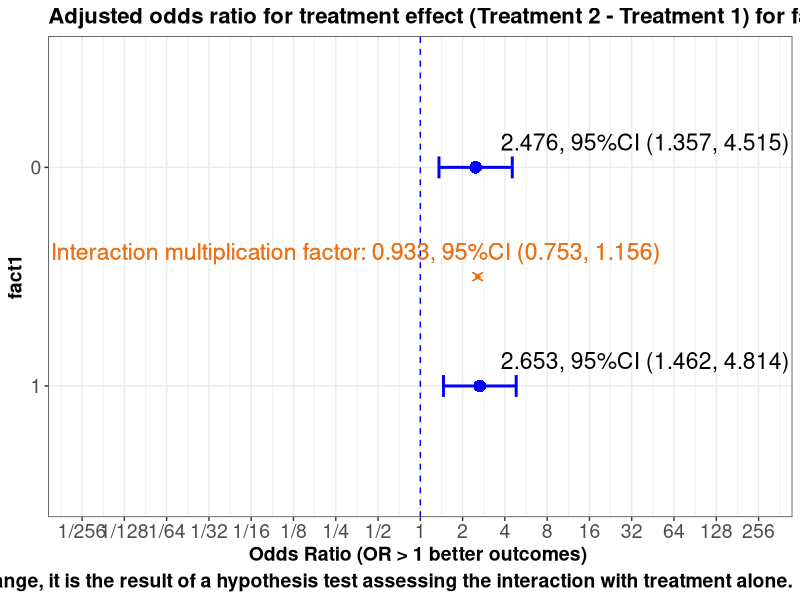
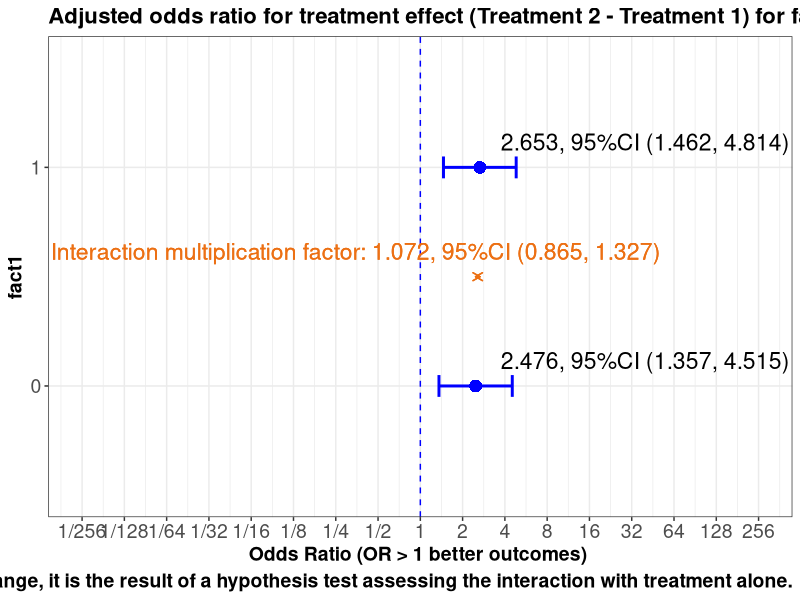
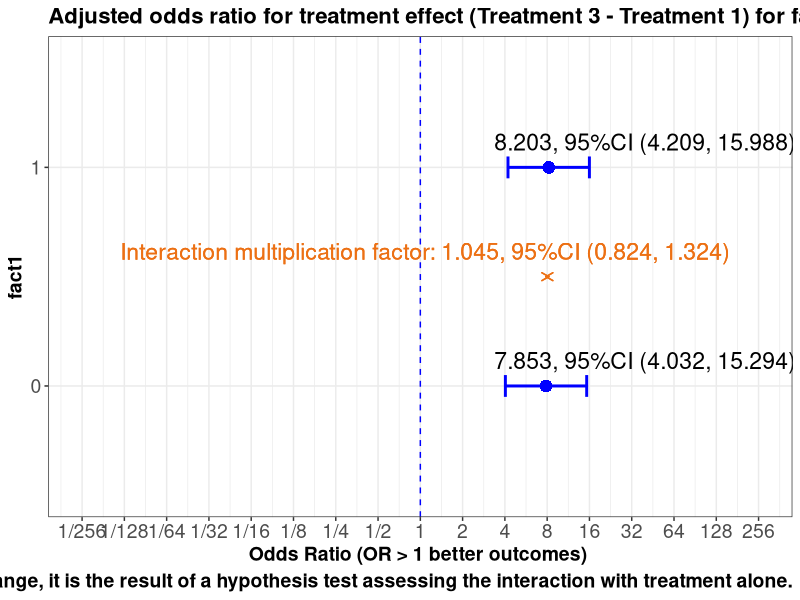
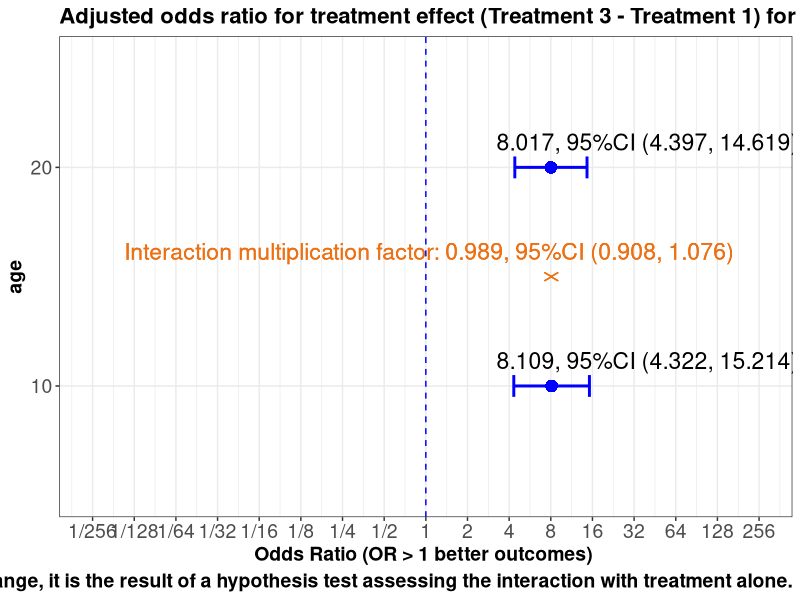
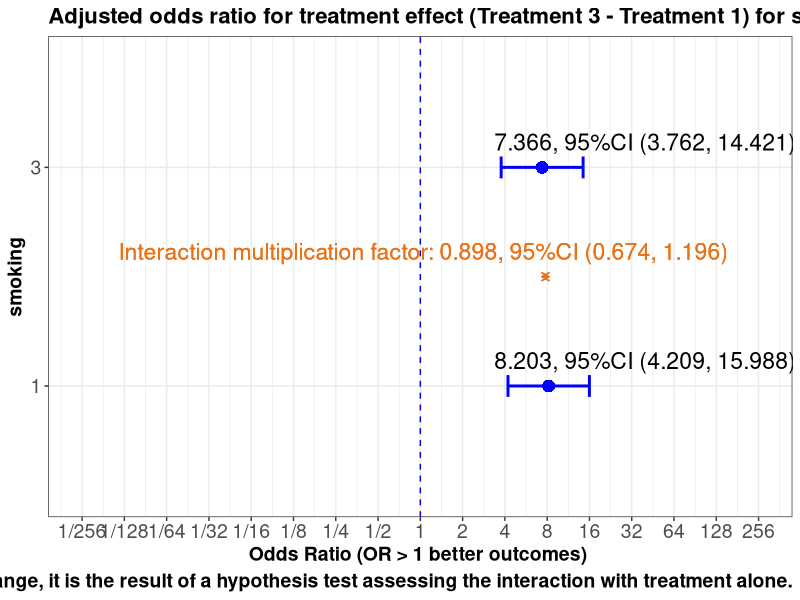

These charts were generated, in order, by the following R code:

# plotting interactions alot of code.
# we have defaulted to truth as no interaction 
# need to add adjusted for information to graph.

rm(list=ls())
set.seed(1234)
library(rms)          # automatically engages rms(Hmisc)
library(tidyverse)
library(reshape)
library(rms)
library(ggplot2)
require(gridExtra)


## convenience functions
p0 <- function(x) {formatC(x, format="f", digits=1)}
p1 <- function(x) {formatC(x, format="f", digits=1)}
p2 <- function(x) {formatC(x, format="f", digits=2)}
p3 <- function(x) {formatC(x, format="f", digits=3)}
p4 <- function(x) {formatC(x, format="f", digits=4)}
p5 <- function(x) {formatC(x, format="f", digits=5)}

logit <-     function(p) log(1/(1/p-1))
expit <-     function(x) 1/(1/exp(x) + 1)
inv_logit <- function(logit) exp(logit) / (1 + exp(logit))
is.even <-   function(x){ x %% 2 == 0 }                       # function to id. odd maybe useful
options(width=200)


#Simulate logistic regression and focus on one factor's interaction with treatment and how we should present the results

# select the design to simulate!!!!!!!!
Design = "Treatment interacts with all variables" 
Design = "Treatment interacts with smoking only" 
Design = "No-interaction logit-additive model"

# coefficients on log odds scale

intercept <- -3
n=10000
v1 = 1 
v2 = 1/(65-18)
v3 = 0.4
v4 = 0
v5 = 1/3
v6 = -.5/10
v7 = 0.25/30
v8 = -.1/10
v9 = -1/50
v10 = log(2) ################!!!  OR2
v11 = -log(1)
v12 = log(0.5)

#~~~~~~~~~~~~~~~~~~~~~~~~~~~~~~~~~~~~~~~~~~~~~~~~~~~~~~~~~~~~~~~~~~~~~~~~~~~~~~~~~
randomi <- runif(n)    # this determines Y=1 later, 
#~~~~~~~~~~~~~~~~~~~~~~~~~~~~~~~~~~~~~~~~~~~~~~~~~~~~~~~~~~~~~~~~~~~~~~~~~~~~~~~~~

trt.coef       <-  v1     # log odds ratio so 1 -> 2.718, so 1 is LARGE
age.coef       <-  v2     # log odds of 1 over the age range
smoke.coef     <-  v3     # this is odds of 1.5
bmi.coef       <-  v4     # this is an odds of 1..50:50
covar3.coef    <-  v5     # log odds 1 over range of 3
covar1.coef    <-  v6     # log odds -.05 per unit change
vas.coef       <-  v7     # log odds .008 per unit change. log odds .25 over 30 units odds 1.27
time.coef      <-  v8     # log odds -.01 per year, log odds -.1 over 10 years or odds .90
covar2.coef    <-  v9     # log odds 0.02 per unit, log odds 1 over 50 units or odds 2.7
fact1.coef     <-  v10    # log odds 0.693 per change in binary, or odds of 2   !!!!!!!!!!!!!!!
binary2.coef   <-  v11    # log odds 0 per change in binary, or odds of 1  
sex.coef       <-  v12    # log odds -0.693 per change in binary, or odds of .5  

# made up data structure 
trt      <- sample(1:3,   n, replace=TRUE)      # trt 3 levels
age      <- sample(18:65, n, replace=TRUE)      # continuous
bmi      <- sample(1:3,   n, replace=TRUE)      # assume 3 equal groups
smoking  <- sample(1:3,   n, replace=TRUE)      # categorical assume 3 equal groups
covar3   <- round(runif(n,0,3),2)
covar1   <- round(runif(n,0,10),2)
vas      <- sample(1:30, n, replace=TRUE)
time     <- round(runif(n,0,10),2)              # years
covar2   <- sample(1:50, n, replace=TRUE)
fact1    <- sample(0:1,  n, replace=TRUE)
binary2  <- sample(0:1,  n, replace=TRUE)
sex      <- sample(0:1,  n, replace=TRUE)


# Linear predictor



#~~~~~~~~~~~~~~~~~~~~~~~~~~~~~~~~~~~~~~~~~~~~~~~~~~~~~~~~~~~~~~~~~~~~~~~~~~~~~~~~~~~~~~~~~~~~~~~~~~~~~~~~~~~~~~~~~~~~~~~~~~~~linear predictor
if ( ( Design) == "Treatment interacts with all variables" )  {
  
  lp = intercept + trt*trt.coef*(smoking*smoke.coef   +   age*age.coef  + bmi*bmi.coef   + covar3*covar3.coef +
                                   covar1*covar1.coef +   vas*vas.coef  + time*time.coef + covar2*covar2.coef +
                                   fact1*fact1.coef   +
                                   binary2*binary2.coef + sex*sex.coef) 
  
  
}   else if ( ( Design ) == "Treatment interacts with smoking only" ) {    
  
  # truth  only smoking interacts  with trt
  lp = intercept + (trt*trt.coef*smoking*smoke.coef)   +   age*age.coef   + bmi*bmi.coef + covar3*covar3.coef +
    covar1*covar1.coef  + vas*vas.coef   + time*time.coef + covar2*covar2.coef + fact1*fact1.coef +
    binary2*binary2.coef + sex*sex.coef
  
  
}   else if ( ( Design) == "No-interaction logit-additive model" ) {  
  
  # truth no interactions
  lp = intercept + trt*trt.coef + smoking*smoke.coef + age*age.coef  + bmi*bmi.coef  + covar3*covar3.coef  +
    covar1*covar1.coef + vas*vas.coef  + time*time.coef + covar2*covar2.coef + fact1*fact1.coef +
    binary2*binary2.coef + sex*sex.coef
}

y <- ifelse(randomi < plogis(lp), 1, 0)   # one liner  randomi object is necessary for R shiny only



# Dataset creation Stick the linear predictor and covariates together


datx <- data.frame(cbind(y,  trt ,smoking,  age, covar3, covar1, vas, time, covar2, fact1, binary2, sex, bmi))

da <-  datx 

da$trt <-     factor(da$trt)
da$smoking <- factor(da$smoking)
da$fact1 <-   factor(da$fact1)
da$binary2 <- factor(da$binary2)
da$sex <-     factor(da$sex)
da$bmi <-     factor(da$bmi)

# labels for forest plots
label(da$age)                <- 'Age'                       
label(da$trt)                <- 'Treatment'
label(da$bmi)                <- 'Body Mass Index'
label(da$smoking)            <- 'Smoking'
label(da$covar3)             <- 'Biomarker'
label(da$covar1)             <- 'Blood score'
label(da$vas)                <- 'Visual analogue score'
label(da$time)               <- 'Time since diagnosis'
label(da$covar2)             <- 'Fitness score'
label(da$fact1)              <- "History"
label(da$binary2)            <- "Employed"
label(da$sex)                <- 'Sex'

dd <<- datadist(da)
options(datadist="dd")

# Regression Run logistic regression

A<-lrm(y~   trt * (smoking  + age  + bmi + covar3 + covar1 + vas + time + covar2 + fact1 + binary2 +sex),da, y=TRUE ,x=TRUE)  # all interact with trt
B<-lrm(y~  (trt *  smoking) + age  + bmi + covar3 + covar1 + vas + time + covar2 + fact1 + binary2 +sex, da, y=TRUE, x=TRUE)  # smoking * trt only
C<-lrm(y~   trt +  smoking  + age +  bmi + covar3 + covar1 + vas + time + covar2 + fact1 + binary2 +sex, da, y=TRUE, x=TRUE)  # main effect




## treatment effects # relvel or use contrast


v0. <-  1
v1. <-  40
v2. <-  1.3
v3. <-  5
v4. <-  17
v5. <-  4
v6. <-  20
v7. <-  0
v8. <-  0
v9. <-  0
v10. <- 1

## need trt levels

#i <- as.numeric(unlist(strsplit(input$tlevz,",")))

M <- 1
N <- 2


# need to enter the order of the infep factor levels 
#i <- as.numeric(unlist(strsplit(input$ilevz,",")))


M1 <- 0 
N1 <- 21



options(digits=6)

 
 
##################GOOD TO HERE#################################################

# inputs
# covariate settings of other variables
# levels of indep var
# trt levels of interest

v0. <- 1 # smoking
v1. <- 0 # age
v2. <- 0 # biomarker  
v3. <- 0 # blood      
v4. <- 0 # vas       
v5. <- 0 # time     
v6. <- 0 # fitness    
v7. <- 0 # history
v8. <- 0 # employed   
v9. <- 0 # sex  
v10. <- 1 # BMI       


#function to return contrast/double/anova p


































#~~~~~~~~~~~~~~~~~~~~~~~~~~~~~~~~~~~~~~~~~~~~~~~~~~~~~~~~~~~~~~~~~~~~~~~~~~~~~~~~~~~~~~~~~~~~~~~~
#~~~~~~~~~~~~~~~~~~~~~~~~~~~~~~~~~~~~~~~~~~~~~~~~~~~~~~~~~~~~~~~~~~~~~~~~~~~~~~~~~~~~~~~~~~~~~~~~
# function to get treatment effects for interactions, double diff and anova p value for 
# interaction chunk
# M and N are the treatment levels , 
# M1 and N1 are the independent variable levels

statz <- function( v="fact1", M=1,  N=2,   M1=0 , N1=1)  {
  
  
 if (v %in% "smoking") {
  
  #~~~~~~~~~~~~~~~~~~~~~~~~~~~~~~~~~~~~~~~~~~~~~~~~~~~~~~~~~~~~~~~~~~~~~~~~~~~~~~~~~~~~~~~~~~~~~~~~
  #~~~~~~~~~~~~~~~~~~~~~~~~~~~~~~~~~~~~~~~~~~~~~~~~~~~~~~~~~~~~~~~~~~~~~~~~~~~~~~~~~~~~~~~~~~~~~~~~
 
  k1 <- rms::contrast(A,
                      
                      list(fact1=v10.,
                           smoking=c(M1,N1), age=v1., covar3=v2., covar1=v3., vas=v4., time=v5.,
                           covar2=v6., binary2=v8., sex=v9., bmi=v10.,
                           trt=N),
                      
                      list(fact1=v10.,
                           smoking=c(M1,N1), age=v1., covar3=v2., covar1=v3., vas=v4., time=v5.,
                           covar2=v6.,  binary2=v8., sex=v9., bmi=v10.,
                           trt=M) 
  )
  
  
  double <- contrast(A, 
                     list(trt=N,  smoking=N1
                     ),
                     
                     list(trt=M,  smoking=N1 
                     ),
                     
                     list(trt=N,  smoking=M1
                     ),
                     
                     list(trt=M,  smoking=M1 
                     ), 
                     conf.int=.95)
  
  
  # lets get the interaction p-value
  x <- anova(A, india=FALSE )
  pv <- x[grep("* smoking", rownames(x)),"P"]
  pvalue <- x[grep("* smoking", rownames(x)),]
  M=M;N=N;M1=M1;N1=N1;v=v;
  
  
  #~~~~~~~~~~~~~~~~~~~~~~~~~~~~~~~~~~~~~~~~~~~~~~~~~~~~~~~~~~~~~~~~~~~~~~~~~~~~~~~~~~~~~~~~~~~~~~~~
  #~~~~~~~~~~~~~~~~~~~~~~~~~~~~~~~~~~~~~~~~~~~~~~~~~~~~~~~~~~~~~~~~~~~~~~~~~~~~~~~~~~~~~~~~~~~~~~~~
  


} else if (v %in% "fact1") {

  k1 <- rms::contrast(A,   
                      list(fact1=c(M1,N1),  
                           smoking=v0.,  age=v1., covar3=v2., covar1=v3., vas=v4., time =v5.,
                           covar2=v6., binary2=v8., sex=v9. , bmi=v10., 
                           trt=c(N)),
                      
                      list(fact1=c(M1,N1),    
                           smoking=v0.,  age=v1., covar3=v2., covar1=v3., vas=v4., time =v5.,
                           covar2=v6., binary2=v8., sex=v9. , bmi=v10., 
                           trt=c(M))
                      
  )
  
  double <- contrast(A, 
                     list(trt=N,  fact1=N1
                     ),
                     
                     list(trt=M,  fact1=N1 
                     ),
                     
                     list(trt=N,  fact1=M1
                     ),
                     
                     list(trt=M,  fact1=M1 
                     ), 
                     conf.int=.95)


    # lets get the interaction p-value
    x <- anova(A, india=FALSE )
    pv <- x[grep("* fact1", rownames(x)),"P"]
    pvalue <- x[grep("* fact1", rownames(x)),]
    M=M;N=N;M1=M1;N1=N1;v=v;
#~~~~~~~~~~~~~~~~~~~~~~~~~~~~~~~~~~~~~~~~~~~~~~~~~~~~~~~~~~~~~~~~~~~~~~~~~~~~~~~~~~~~~~~~~~~~~~~~
#~~~~~~~~~~~~~~~~~~~~~~~~~~~~~~~~~~~~~~~~~~~~~~~~~~~~~~~~~~~~~~~~~~~~~~~~~~~~~~~~~~~~~~~~~~~~~~~~
    
} else if (v %in% "age") {
  
  
  k1 <- rms::contrast(A,
                      
                      list(fact1=v10.,
                           smoking=v0., age=c(M1,N1), covar3=v2., covar1=v3., vas=v4., time=v5.,
                           covar2=v6., binary2=v8., sex=v9., bmi=v10.,
                           trt=N),
                      
                      list(fact1=v10.,
                           smoking=v0., age=c(M1,N1), covar3=v2., covar1=v3., vas=v4., time=v5.,
                           covar2=v6.,  binary2=v8., sex=v9., bmi=v10.,
                           trt=M) 
  )
  
  
  double <- contrast(A, 
                     list(trt=N,  age=N1
                     ),
                     
                     list(trt=M,  age=N1 
                     ),
                     
                     list(trt=N,  age=M1
                     ),
                     
                     list(trt=M,  age=M1 
                     ), 
                     conf.int=.95)
  
  
  # lets get the interaction p-value
  x <- anova(A, india=FALSE )
  pv <- x[grep("* age", rownames(x)),"P"]
  pvalue <- x[grep("* age", rownames(x)),]
  M=M;N=N;M1=M1;N1=N1;v=v;

  
  #~~~~~~~~~~~~~~~~~~~~~~~~~~~~~~~~~~~~~~~~~~~~~~~~~~~~~~~~~~~~~~~~~~~~~~~~~~~~~~~~~~~~~~~~~~~~~~~~
  #~~~~~~~~~~~~~~~~~~~~~~~~~~~~~~~~~~~~~~~~~~~~~~~~~~~~~~~~~~~~~~~~~~~~~~~~~~~~~~~~~~~~~~~~~~~~~~~~
  
}   else if (v %in% "bmi") {
  
  k1 <- rms::contrast(A,
                      
                      list(fact1=v10.,
                           smoking=v0., age=v1., covar3=v2., covar1=v3., vas=v4., time=v5.,
                           covar2=v6., binary2=v8., sex=v9., bmi=c(M1,N1),
                           trt=N),
                      
                      list(fact1=v10.,
                           smoking=v0., age=v1., covar3=v2., covar1=v3., vas=v4., time=v5.,
                           covar2=v6.,  binary2=v8., sex=v9., bmi=c(M1,N1),
                           trt=M) 
  )
  
  
  double <- contrast(A, 
                     list(trt=N,  bmi=N1
                     ),
                     
                     list(trt=M,  bmi=N1 
                     ),
                     
                     list(trt=N,  bmi=M1
                     ),
                     
                     list(trt=M,  bmi=M1 
                     ), 
                     conf.int=.95)
  
  
  # lets get the interaction p-value
  x <- anova(A, india=FALSE )
  pv <- x[grep("* bmi", rownames(x)),"P"]
  pvalue <- x[grep("* bmi", rownames(x)),]
  M=M;N=N;M1=M1;N1=N1;v=v;
  #~~~~~~~~~~~~~~~~~~~~~~~~~~~~~~~~~~~~~~~~~~~~~~~~~~~~~~~~~~~~~~~~~~~~~~~~~~~~~~~~~~~~~~~~~~~~~~~~
  #~~~~~~~~~~~~~~~~~~~~~~~~~~~~~~~~~~~~~~~~~~~~~~~~~~~~~~~~~~~~~~~~~~~~~~~~~~~~~~~~~~~~~~~~~~~~~~~~
  
} else if (v %in% "covar3") {
  
  
  k1 <- rms::contrast(A,
                      
                      list(fact1=v10.,
                           smoking=v0., age=v1., covar3=c(M1,N1), covar1=v3., vas=v4., time=v5.,
                           covar2=v6., binary2=v8., sex=v9., bmi=v10.,
                           trt=N),
                      
                      list(fact1=v10.,
                           smoking=v0., age=v1., covar3=c(M1,N1), covar1=v3., vas=v4., time=v5.,
                           covar2=v6.,  binary2=v8., sex=v9., bmi=v10.,
                           trt=M) 
  )
  
  
  double <- contrast(A, 
                     list(trt=N,  covar3=N1
                     ),
                     
                     list(trt=M,  covar3=N1 
                     ),
                     
                     list(trt=N,  covar3=M1
                     ),
                     
                     list(trt=M,  covar3=M1 
                     ), 
                     conf.int=.95)
  
  
  # lets get the interaction p-value
  x <- anova(A, india=FALSE )
  pv <- x[grep("* covar3", rownames(x)),"P"]
  pvalue <- x[grep("* covar3", rownames(x)),]
  
  M=M;N=N;M1=M1;N1=N1;v=v;
  
  #~~~~~~~~~~~~~~~~~~~~~~~~~~~~~~~~~~~~~~~~~~~~~~~~~~~~~~~~~~~~~~~~~~~~~~~~~~~~~~~~~~~~~~~~~~~~~~~~
  #~~~~~~~~~~~~~~~~~~~~~~~~~~~~~~~~~~~~~~~~~~~~~~~~~~~~~~~~~~~~~~~~~~~~~~~~~~~~~~~~~~~~~~~~~~~~~~~~
  
} else if (v %in% "covar1") {
  
  
  k1 <- rms::contrast(A,
                      
                      list(fact1=v10.,
                           smoking=v0., age=v1., covar1=c(M1,N1), covar3=v2., vas=v4., time=v5.,
                           covar2=v6., binary2=v8., sex=v9., bmi=v10.,
                           trt=N),
                      
                      list(fact1=v10.,
                           smoking=v0., age=v1., covar1=c(M1,N1), covar3=v2., vas=v4., time=v5.,
                           covar2=v6.,  binary2=v8., sex=v9., bmi=v10.,
                           trt=M) 
  )
  
  
  double <- contrast(A, 
                     list(trt=N,  covar1=N1
                     ),
                     
                     list(trt=M,  covar1=N1 
                     ),
                     
                     list(trt=N,  covar1=M1
                     ),
                     
                     list(trt=M,  covar1=M1 
                     ), 
                     conf.int=.95)
  
  
  # lets get the interaction p-value
  x <- anova(A, india=FALSE )
  pv <- x[grep("* covar1", rownames(x)),"P"]
  pvalue <- x[grep("* covar1", rownames(x)),]
  M=M;N=N;M1=M1;N1=N1;v=v;
  #~~~~~~~~~~~~~~~~~~~~~~~~~~~~~~~~~~~~~~~~~~~~~~~~~~~~~~~~~~~~~~~~~~~~~~~~~~~~~~~~~~~~~~~~~~~~~~~~
  #~~~~~~~~~~~~~~~~~~~~~~~~~~~~~~~~~~~~~~~~~~~~~~~~~~~~~~~~~~~~~~~~~~~~~~~~~~~~~~~~~~~~~~~~~~~~~~~~
  
} else if (v %in% "vas") {
  
  
  k1 <- rms::contrast(A,
                      
                      list(fact1=v10.,
                           smoking=v0., age=v1., covar3=v2., covar1=v3., vas=c(M1,N1), time=v5.,
                           covar2=v6., binary2=v8., sex=v9., bmi=v10.,
                           trt=N),
                      
                      list(fact1=v10.,
                           smoking=v0., age=v1., covar3=v2., covar1=v3., vas=c(M1,N1), time=v5.,
                           covar2=v6.,  binary2=v8., sex=v9., bmi=v10.,
                           trt=M) 
  )
  
  double <- contrast(A, 
                     list(trt=N,  vas=N1
                     ),
                     
                     list(trt=M,  vas=N1 
                     ),
                     
                     list(trt=N,  vas=M1
                     ),
                     
                     list(trt=M,  vas=M1 
                     ), 
                     conf.int=.95)
  
  
  # lets get the interaction p-value
  x <- anova(A, india=FALSE )
  pv <- x[grep("* vas", rownames(x)),"P"]
  pvalue <- x[grep("* vas", rownames(x)),]
  M=M;N=N;M1=M1;N1=N1;v=v;
  
  #~~~~~~~~~~~~~~~~~~~~~~~~~~~~~~~~~~~~~~~~~~~~~~~~~~~~~~~~~~~~~~~~~~~~~~~~~~~~~~~~~~~~~~~~~~~~~~~~
  #~~~~~~~~~~~~~~~~~~~~~~~~~~~~~~~~~~~~~~~~~~~~~~~~~~~~~~~~~~~~~~~~~~~~~~~~~~~~~~~~~~~~~~~~~~~~~~~~
} else if (v %in% "covar2") {
  
  
  
  k1 <- rms::contrast(A,
                      
                      list(fact1=v10.,
                           smoking=v0., age=v1., covar3=v2., covar1=v3., vas=v4., time=v5.,
                           covar2=c(M1,N1), binary2=v8., sex=v9., bmi=v10.,
                           trt=N),
                      
                      list(fact1=v10.,
                           smoking=v0., age=v1., covar3=v2., covar1=v3., vas=v4., time=v5.,
                           covar2=c(M1,N1),  binary2=v8., sex=v9., bmi=v10.,
                           trt=M) 
  )
  
  double <- contrast(A, 
                     list(trt=N,  covar2=N1
                     ),
                     
                     list(trt=M,  covar2=N1 
                     ),
                     
                     list(trt=N,  covar2=M1
                     ),
                     
                     list(trt=M,  covar2=M1 
                     ), 
                     conf.int=.95)
  
  
  # lets get the interaction p-value
  x <- anova(A, india=FALSE )
  pv <- x[grep("* covar2", rownames(x)),"P"]
  
  pvalue <- x[grep("* covar2", rownames(x)),]
  M=M;N=N;M1=M1;N1=N1;v=v;
  #~~~~~~~~~~~~~~~~~~~~~~~~~~~~~~~~~~~~~~~~~~~~~~~~~~~~~~~~~~~~~~~~~~~~~~~~~~~~~~~~~~~~~~~~~~~~~~~~
  #~~~~~~~~~~~~~~~~~~~~~~~~~~~~~~~~~~~~~~~~~~~~~~~~~~~~~~~~~~~~~~~~~~~~~~~~~~~~~~~~~~~~~~~~~~~~~~~~
  
} else if (v %in% "time") {
  
  
  
  k1 <- rms::contrast(A,
                      
                      list(fact1=v10.,
                           smoking=v0., age=v1., covar3=v2., covar1=v3., vas=v4., time=c(M1,N1),
                           covar2=v6., binary2=v8., sex=v9., bmi=v10.,
                           trt=N),
                      
                      list(fact1=v10.,
                           smoking=v0., age=v1., covar3=v2., covar1=v3., vas=v4., time=c(M1,N1),
                           covar2=v6.,  binary2=v8., sex=v9., bmi=v10.,
                           trt=M) 
  )
  

  
  double <- contrast(A, 
                     list(trt=N,  time=N1
                     ),
                     
                     list(trt=M,  time=N1 
                     ),
                     
                     list(trt=N,  time=M1
                     ),
                     
                     list(trt=M,  time=M1 
                     ), 
                     conf.int=.95)
  
  
  # lets get the interaction p-value
  x <- anova(A, india=FALSE )
  pv <- x[grep("* time", rownames(x)),"P"]
  pvalue <- x[grep("* time", rownames(x)),]
  M=M;N=N;M1=M1;N1=N1;v=v;
  
  
  #~~~~~~~~~~~~~~~~~~~~~~~~~~~~~~~~~~~~~~~~~~~~~~~~~~~~~~~~~~~~~~~~~~~~~~~~~~~~~~~~~~~~~~~~~~~~~~~~
  #~~~~~~~~~~~~~~~~~~~~~~~~~~~~~~~~~~~~~~~~~~~~~~~~~~~~~~~~~~~~~~~~~~~~~~~~~~~~~~~~~~~~~~~~~~~~~~~~
  
}   else if (v %in% "sex") {
  
  
  k1 <- rms::contrast(A,
                      
                      list(fact1=v10.,
                           smoking=v0., age=v1., covar3=v2., covar1=v3., vas=v4., time=v5.,
                           covar2=v6., binary2=v8., sex=c(M1,N1), bmi=v10.,
                           trt=N),
                      
                      list(fact1=v10.,
                           smoking=v0., age=v1., covar3=v2., covar1=v3., vas=v4., time=v5.,
                           covar2=v6.,  binary2=v8., sex=c(M1,N1), bmi=v10.,
                           trt=M) 
  )
  
  
  
  double <- contrast(A, 
                     list(trt=N,  sex=N1
                     ),
                     
                     list(trt=M,  sex=N1 
                     ),
                     
                     list(trt=N,  sex=M1
                     ),
                     
                     list(trt=M,  sex=M1 
                     ), 
                     conf.int=.95)
  
  
  # lets get the interaction p-value
  x <- anova(A, india=FALSE )
  pv <- x[grep("* sex", rownames(x)),"P"]
  pvalue <- x[grep("* sex", rownames(x)),]
  M=M;N=N;M1=M1;N1=N1;v=v;
  
  #~~~~~~~~~~~~~~~~~~~~~~~~~~~~~~~~~~~~~~~~~~~~~~~~~~~~~~~~~~~~~~~~~~~~~~~~~~~~~~~~~~~~~~~~~~~~~~~~
  #~~~~~~~~~~~~~~~~~~~~~~~~~~~~~~~~~~~~~~~~~~~~~~~~~~~~~~~~~~~~~~~~~~~~~~~~~~~~~~~~~~~~~~~~~~~~~~~~
  
}   else if (v %in% "binary2") {
  
  
  k1 <- rms::contrast(A,
                      
                      list(fact1=v10.,
                           smoking=v0., age=v1., covar3=v2., covar1=v3., vas=v4., time=v5.,
                           covar2=v6., binary2=c(M1,N1), sex=v9., bmi=v10.,
                           trt=N),
                      
                      list(fact1=v10.,
                           smoking=v0., age=v1., covar3=v2., covar1=v3., vas=v4., time=v5.,
                           covar2=v6.,  binary2=c(M1,N1), sex=v9., bmi=v10.,
                           trt=M) 
  )
  
  double <- contrast(A, 
                     list(trt=N,  binary2=N1
                     ),
                     
                     list(trt=M,  binary2=N1 
                     ),
                     
                     list(trt=N,  binary2=M1
                     ),
                     
                     list(trt=M,  binary2=M1 
                     ), 
                     conf.int=.95)
  
  
  # lets get the interaction p-value
  x <- anova(A, india=FALSE )
  pv <- x[grep("* binary2", rownames(x)),"P"]
  pvalue <- x[grep("* binary2", rownames(x)),]
  M=M;N=N;M1=M1;N1=N1;v=v;
  
}
  return(list(k1=k1, double=double, pv=pv, pvalue=pvalue, M=M, N=N, M1=M1, N1=N1,v=v))
  
}
  
# end function 
# function to get treatment effects for interactions, double diff and anova p value for 
# interaction chunk
# M and N are the treatment levels , 
# M1 and N1 are the independent variable levels
#~~~~~~~~~~~~~~~~~~~~~~~~~~~~~~~~~~~~~~~~~~~~~~~~~~~~~~~~~~~~~~~~~~~~~~~~~~~~~~~~~~~~~~~~~~~~~~~~
#~~~~~~~~~~~~~~~~~~~~~~~~~~~~~~~~~~~~~~~~~~~~~~~~~~~~~~~~~~~~~~~~~~~~~~~~~~~~~~~~~~~~~~~~~~~~~~~~

  


  
#### now let us write a plot function 
  
  
  
###########################

i.plot <- function( 
  res =statz(v , M ,  N ,   M1  ,  N1 )  
) {
  
  # original is on log scale
  zz <- res$k1
  Scorex=as.vector(zz$Contrast)
  lbx =  as.vector(zz$Lower)
  ubx =  as.vector(zz$Upper)
  
  M=res$M
  N=res$N
  vx=res$v
  effect = names(res$k1)[1]
  
  # create a data set
  df.plot <- data.frame(factor.=c(res$M1,res$N1 ),
                        x=paste0("Treatment ",N," - Treatment ",M), 
                        Score=exp(Scorex),
                        lb = exp(lbx),
                        ub =exp(ubx)
  )
  
  #~~~~~~~~~~~~~~~~~~~~~~~~~~~~~~~~~~~~~~~~~~~~~~~~~~~~~~~~~~~~
  # ~~~~~~~~~~~~~~~~~~~~~~~~~~~~~~~~~~~~~~~~~~~~~~~~~~~~~~~~~~~~~~~~~~~~~~~~~~~~~~~~
  #https://stackoverflow.com/questions/11094822/numbers-in-geometric-progression
  v <- 2^seq(-8, 8, by=1)
  #https://stackoverflow.com/questions/5046026/print-number-as-reduced-fraction-in-r
  v2 <- as.character(MASS::fractions(v)) # labels for axis, mix of fractions and numeric
  # ~~~~~~~~~~~~~~~~~~~~~~~~~~~~~~~~~~~~~~~~~~~~~~~~~~~~~~~~~~~~~~~~~~~~~~~~~~~~~~~~
  
  df.plot$factor. = factor(df.plot$factor., levels = c(res$M1,res$N1 ))
  
  
    # capture interaction effect to present on graph
 # interaction. <- max(Scorex[2],Scorex[1]) -  min(Scorex[2],Scorex[1])  # difference on log odds scale, could use abs(diff(Scorex))
  interaction. <-  res$double$Contrast[[1]]
  
  gp <- ggplot(df.plot, aes(x=factor., y=log(Score), fill="black", group=x))
  gg <- gp + #geom_line(aes(linetype=x), size=.6) + 
    geom_point(aes(shape=x), size=4,  color="blue") + 
    geom_errorbar(aes(ymax=log(ub), ymin=log(lb)), width=0.1, size=1, color="blue") +
    theme(legend.position="none") + ylab("Odds Ratio (OR > 1 better outcomes) ") + xlab( vx) +
    
    theme_bw() +
    
    # tick labels and axis labels
    theme(axis.text.x=element_text(size=14),
          axis.title.x=element_text(size=14,face="bold")) +
    
    theme(axis.text.y=element_text(size=14),
          axis.title.y=element_text(size=14,face="bold")) +
    
    theme(plot.title = element_text(size = 16, face = "bold")) +
    
    theme(legend.position="none") +
    #~~~~~~~~~~~~~~~~~~~~~~~~~~~~~~~~~~~~~~~~~~~~~~~~~#
    # line of no effect
    geom_hline(yintercept=log(1), linetype="dashed", color = "blue") +
    
    
    scale_y_continuous(
      breaks= log(v)  ,  
      limits = c(log(min(v)),log(max(v))),  
      label=     v2  # created earlier
    ) +
    
    coord_flip() +
    
    geom_text(aes(   
      y=log(40),
      label = paste0(p3(Score),", 95%CI (" ,p3(lb),", ",p3(ub), ")"), 
      vjust=-1.0), size=5.8, color='black') +
    
    ggtitle( paste0("Adjusted odds ratio for treatment effect (Treatment ",N," - Treatment ",M,") for ",vx,", interaction p-value ",p5(res$pv) ) )
  
  gg <- gg + labs(caption = c(paste0("The p-value tests for the necessity of the interaction printed in orange, it is the result of a hypothesis test assessing the interaction with treatment alone."))) + 
    
    #theme(plot.caption = element_text(hjust=c(1, 0), size = 14, face = "bold")) 
    theme(plot.caption = element_text( size = 14, face = "bold")) 
  # p + theme(
  #     plot.title = element_text(color = "red", size = 12, face = "bold"),
  #     plot.subtitle = element_text(color = "blue"),
  #     plot.caption = element_text(color = "green", face = "italic")
  # )
  
  # Add arrows
  
  i <- gg + geom_segment(
    x = 1.5, y =  Scorex[1],
    xend = 1.5, yend =  Scorex[2],
    lineend = "round", # See available arrow types in example above
    linejoin = "round",
    size = .5, 
    arrow = arrow(length = unit(0.2, "cm")),
    colour = "#EC7014" # Also accepts "red", "blue' etc
  ) 
  
  # double headed arrow   
  
  j <-  i  + geom_segment(
    xend = 1.5, yend =  Scorex[1],
    x = 1.5, y =  Scorex[2],
    lineend = "round", # See available arrow types in example above
    linejoin = "round",
    size = .5, 
    arrow = arrow(length = unit(0.2, "cm")),
    colour = "#EC7014" # Also accepts "red", "blue' etc
  )   
  
  
  # now add text , we exponentiate the dif of the log odds ratios and show the interaction form both points of view
  
  k <- j + geom_text( aes(
    x = 1.5, y = (Scorex[1]+Scorex[2])/2,
    label = paste0("Interaction multiplication factor: ",p3(exp(res$double$Contrast)),", 95%CI (" ,p3(exp(res$double$Lower)),", ",p3(exp(res$double$Upper)), ")"), 
    group = NULL,
    vjust = -1, #.3
    hjust = .7 #1
  ), size=5.8 , color="#EC7014") 
  
}

res <- statz(v="fact1", M= 1,  N=2,   M1 =0 ,  N1 = 1)  
res <- statz(v="age",   M= 1,  N=2,   M1 =10 , N1 = 20)  
res <- statz(v="age",   M= 1,  N=3,   M1 =10 , N1 = 20)  

(z <- i.plot(  res =statz(v="fact1",     M= 1,  N=2,   M1 =1 ,  N1 = 0)  ))

(z <- i.plot(  res =statz(v="fact1",     M= 1,  N=2,   M1 =0 ,  N1 = 1)  ))
(z <- i.plot(  res =statz(v="fact1",     M= 1,  N=3,   M1 =0 ,  N1 = 1)  ))
(z <- i.plot(res <- statz(v="age",       M= 1,  N=3,   M1 =10 , N1 = 20)  ))
(z <- i.plot(res <- statz(v="smoking",   M= 1,  N=3,   M1 =1 ,  N1 = 3)  ))


 
